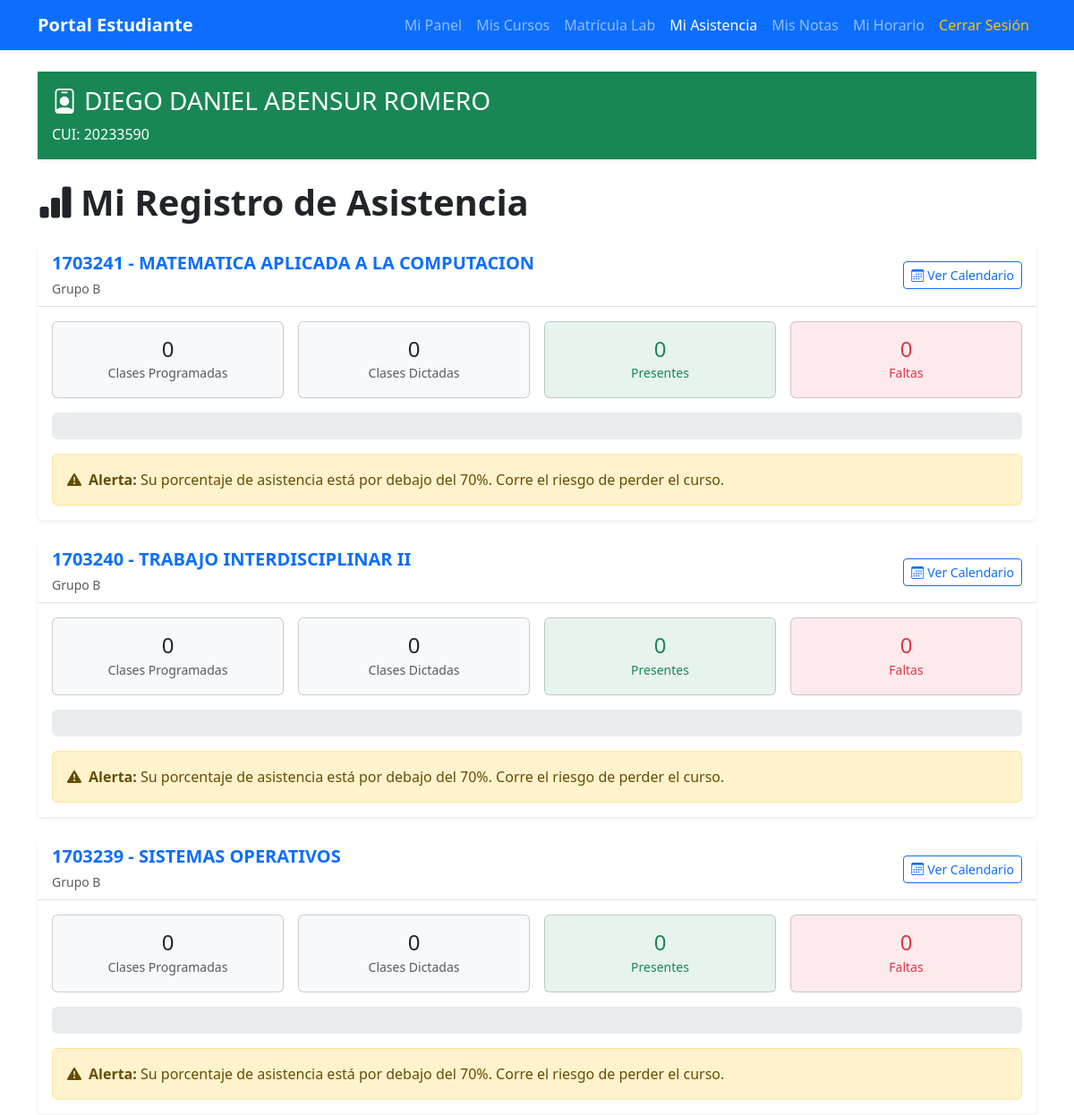
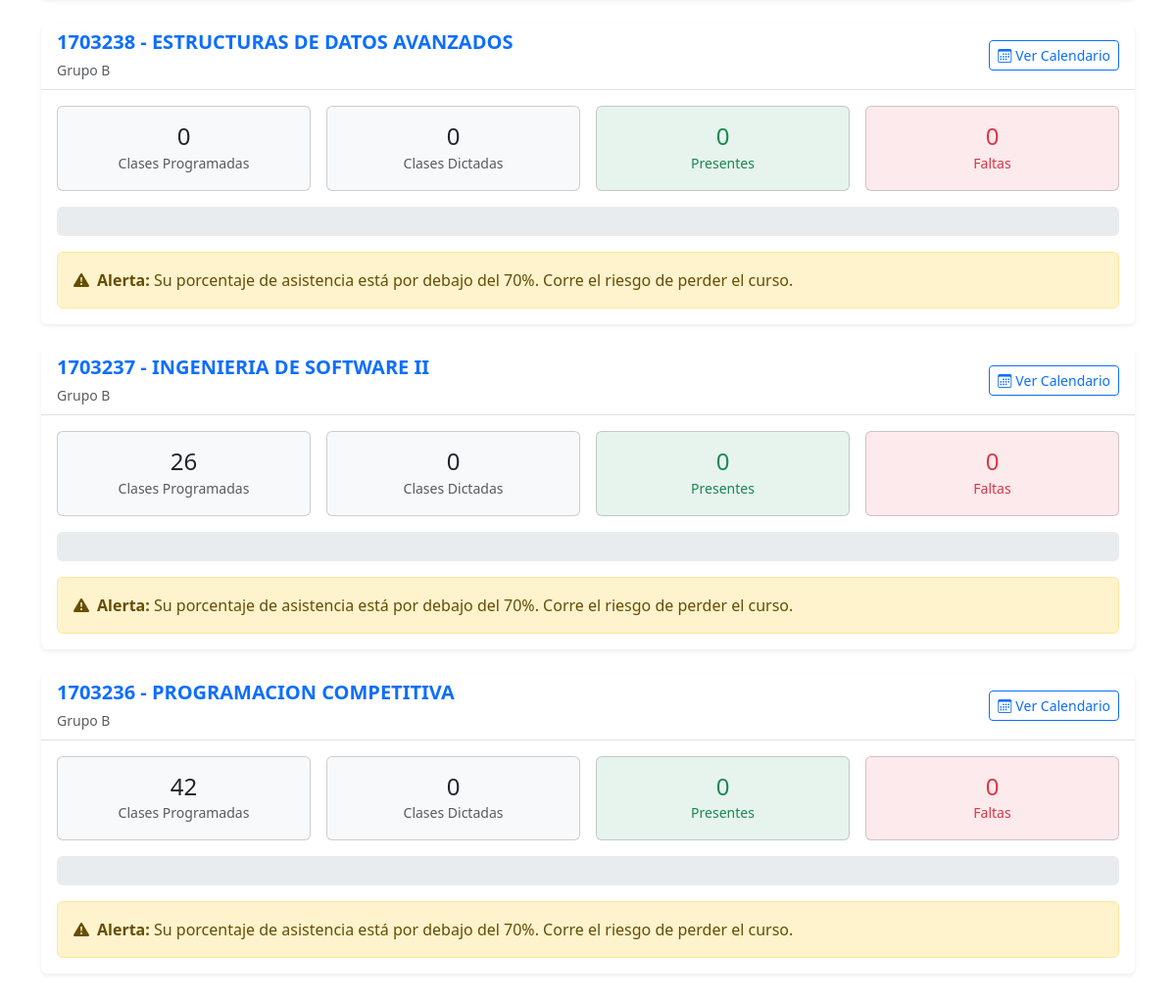
Page /asistencia/estudiante/mis-asistencias/ (signed in) on the committed database (2 pictures, top to bottom).
### app/models/usuario/models.py (models this page shows, shortened)
class Usuario(AbstractBaseUser, PermissionsMixin):
    codigo = models.CharField(max_length=20, unique=True, primary_key=True)
    nombres = models.CharField(max_length=100)
    apellidos = models.CharField(max_length=100)
    email = models.EmailField(unique=True, validators=[EmailValidator()])
    telefono = models.CharField(max_length=20, blank=True, null=True)
    dni = models.CharField(
        max_length=8,
        unique=True,
        validators=[RegexValidator(regex=r'^\d{8}$', message='DNI debe tener 8 dígitos')]
    )
    tipo_usuario = models.ForeignKey(
        TipoUsuario,
        on_delete=models.PROTECT,
        related_name='usuarios'
    )
    estado_cuenta = models.ForeignKey(
        EstadoCuenta,
        on_delete=models.PROTECT,
        related_name='usuarios',
        default='ACTIVO'
    )
    permisos_usuario = models.ManyToManyField(
        Permiso,
        related_name='usuarios',
        blank=True
    )
    fecha_registro = models.DateTimeField(auto_now_add=True)
    fecha_actualizacion = models.DateTimeField(auto_now=True)
    ultimo_acceso = models.DateTimeField(null=True, blank=True)
    direccion_ip_ultimo_acceso = models.GenericIPAddressField(null=True, blank=True)
    is_active = models.BooleanField(default=True)
    is_staff = models.BooleanField(default=False)
    is_superuser = models.BooleanField(default=False)
    objects = UsuarioManager()
    USERNAME_FIELD = 'email'
    REQUIRED_FIELDS = ['codigo', 'nombres', 'apellidos', 'dni']
    class Meta:
        db_table = 'usuario'
        verbose_name = 'Usuario'
        verbose_name_plural = 'Usuarios'
        ordering = ['apellidos', 'nombres']

class Estudiante(models.Model):
    usuario = models.OneToOneField(
        Usuario,
        on_delete=models.CASCADE,
        primary_key=True,
        related_name='estudiante'
    )
    escuela = models.ForeignKey(
        Escuela,
        on_delete=models.PROTECT,
        related_name='estudiantes'
    )
    codigo_estudiante = models.CharField(max_length=20, unique=True)
    fecha_ingreso = models.DateField()
    semestre_actual = models.IntegerField(default=1)
    creditos_aprobados = models.IntegerField(default=0)
    promedio_ponderado = models.DecimalField(
        max_digits=4,
        decimal_places=2,
        default=0.00
    )
    class Meta:
        db_table = 'estudiante'
        verbose_name = 'Estudiante'
        verbose_name_plural = 'Estudiantes'

### app/models/curso/models.py (models this page shows, shortened)
class Curso(models.Model):
    codigo = models.CharField(max_length=20, unique=True, primary_key=True)
    nombre = models.CharField(max_length=200)
    descripcion = models.TextField(blank=True, null=True)
    creditos = models.IntegerField(default=3)
    horas_teoria = models.IntegerField(default=2)
    horas_practica = models.IntegerField(default=2)
    horas_laboratorio = models.IntegerField(default=0)
    semestre_recomendado = models.IntegerField(default=1)
    escuela = models.ForeignKey(
        Escuela,
        on_delete=models.PROTECT,
        related_name='cursos'
    )
    prerequisitos = models.ManyToManyField(
        'self',
        symmetrical=False,
        related_name='cursos_siguientes',
        blank=True
    )
    fecha_creacion = models.DateTimeField(auto_now_add=True)
    fecha_actualizacion = models.DateTimeField(auto_now=True)
    is_active = models.BooleanField(default=True)
    tiene_grupo_b = models.BooleanField(
        default=False,
        help_text='Si el curso tiene dos grupos (A y B)'
    )
    class Meta:
        db_table = 'curso'
        verbose_name = 'Curso'
        verbose_name_plural = 'Cursos'
        ordering = ['codigo']

### app/models/asistencia/views.py (the view, shortened to what this page needs)
# urls.py: path('estudiante/mis-asistencias/', views.ver_asistencia_estudiante, name='asistencia_estudiante'),
@never_cache
@login_required
def ver_asistencia_estudiante(request):
    from app.models.horario.models import Horario
    from app.models.matricula_horario.models import MatriculaHorario
    from datetime import timedelta
    try:
        estudiante = Estudiante.objects.get(usuario=request.user)
    except Estudiante.DoesNotExist:
        messages.error(request, 'Solo los estudiantes pueden acceder a esta página.')
        return redirect('estudiante_dashboard')
    matriculas = Matricula.objects.filter(
        estudiante=estudiante,
        estado='MATRICULADO',
        periodo_academico='2025-B'
    ).select_related('curso')
    cursos_matriculados = [m.curso for m in matriculas]
    asistencias = Asistencia.objects.filter(
        estudiante=estudiante
    ).select_related('curso', 'estado').order_by('-fecha')
    cursos_asistencia = {}
    fecha_hoy = timezone.now().date()
    for matricula in matriculas:
        curso = matricula.curso
        grupo = matricula.grupo
        curso_id = curso.codigo
        horarios = Horario.objects.filter(
            curso=curso,
            grupo=grupo,
            is_active=True,
            periodo_academico='2025-B',
            tipo_clase__in=['TEORIA', 'PRACTICA']
        )
        labs_matriculados = MatriculaHorario.objects.filter(
            estudiante=estudiante,
            horario__curso=curso,
            horario__tipo_clase='LABORATORIO',
            estado='MATRICULADO',
            periodo_academico='2025-B'
        ).select_related('horario')
        horarios_labs = [mat_lab.horario for mat_lab in labs_matriculados if mat_lab.horario]
        todos_horarios = list(horarios) + horarios_labs
        horarios_agrupados = {}
        for horario in todos_horarios:
            clave = (horario.tipo_clase, horario.dia_semana, horario.grupo)
            if clave not in horarios_agrupados:
                horarios_agrupados[clave] = []
            horarios_agrupados[clave].append(horario)
        fechas_clases = []
        for (tipo_clase, dia_semana, grupo_horario), lista_horarios in horarios_agrupados.items():
            lista_horarios.sort(key=lambda h: h.hora_inicio)
            horario_principal = lista_horarios[0]
            hora_inicio = horario_principal.hora_inicio
            hora_fin = lista_horarios[-1].hora_fin  # Usar la hora fin del último bloque
            fecha_inicio_min = min(h.fecha_inicio for h in lista_horarios)
            fecha_fin_max = max(h.fecha_fin for h in lista_horarios)
            fecha_actual = fecha_inicio_min
            fecha_fin_limite = min(fecha_fin_max, fecha_hoy)
            while fecha_actual <= fecha_fin_limite:
                if fecha_actual.isoweekday() == dia_semana:
                    asistencia_fecha = Asistencia.objects.filter(
                        estudiante=estudiante,
                        curso=curso,
                        fecha=fecha_actual
                    ).first()
                    estado_color = 'secondary'  # Gris = Pendiente
                    estado_texto = 'Pendiente'
                    estado_icono = 'clock'
                    fechas_clases.append({
                        'fecha': fecha_actual,
                        'dia_semana': horario_principal.get_dia_semana_display(),
                        'hora_inicio': hora_inicio,
                        'hora_fin': hora_fin,
                        'tipo_clase': horario_principal.get_tipo_clase_display(),
                        'estado_color': estado_color,
                        'estado_texto': estado_texto,
                        'estado_icono': estado_icono,
                        'tema': asistencia_fecha.tema_clase if asistencia_fecha else None,
                        'asistencia': asistencia_fecha
                    })
                fecha_actual += timedelta(days=1)
        fechas_clases = sorted(fechas_clases, key=lambda x: x['fecha'], reverse=True)
        asistencias_curso = [a for a in asistencias if a.curso.codigo == curso_id]
        total_clases = len([f for f in fechas_clases if f['asistencia'] is not None])
        presentes = len([a for a in asistencias_curso if a.estado.codigo == 'PRESENTE'])
        faltas = len([a for a in asistencias_curso if a.estado.codigo == 'AUSENTE'])
        tardanzas = 0  # No se usa tardanza
        justificados = len([a for a in asistencias_curso if a.estado.codigo == 'JUSTIFICADO'])
        porcentaje = 0
        if total_clases > 0:
            porcentaje = round((presentes + justificados) / total_clases * 100, 1)
        cursos_asistencia[curso_id] = {
            'curso': curso,
            'grupo': grupo,
            'fechas_clases': fechas_clases,
            'total_clases': total_clases,
            'presentes': presentes,
            'faltas': faltas,
            'tardanzas': tardanzas,
            'justificados': justificados,
            'porcentaje': porcentaje,
            'total_programadas': len(fechas_clases)
        }
    context = {
        'usuario': request.user,
        'estudiante': estudiante,
        'cursos_asistencia': cursos_asistencia.values(),
        'cursos_matriculados': cursos_matriculados
    }
    return render(request, 'asistencia/ver_asistencia.html', context)

### Templates/asistencia/ver_asistencia.html (shortened to what this page needs)
<!doctype html>
<html lang="es">
<head>
    <link href="https://cdn.jsdelivr.net/npm/bootstrap@5.3.2/dist/css/bootstrap.min.css" rel="stylesheet">
    <link rel="stylesheet" href="https://cdn.jsdelivr.net/npm/bootstrap-icons@1.11.1/font/bootstrap-icons.css">
</head>
<body>
    <nav class="navbar navbar-expand-lg navbar-dark bg-primary shadow-sm">
        <div class="container">
            <a class="navbar-brand fw-bold" href="{% url 'estudiante_dashboard' %}">Portal Estudiante</a>
            <div class="collapse navbar-collapse">
                <ul class="navbar-nav ms-auto">
                    <li class="nav-item"><a class="nav-link" href="{% url 'estudiante_dashboard' %}">Mi Panel</a></li>
                    <li class="nav-item"><a class="nav-link" href="{% url 'estudiante_cursos' %}">Mis Cursos</a></li>
                    <li class="nav-item"><a class="nav-link" href="{% url 'estudiante_matricula_lab' %}">Matrícula Lab</a></li>
                    <li class="nav-item"><a class="nav-link active" href="{% url 'asistencia_estudiante' %}">Mi Asistencia</a></li>
                    <li class="nav-item"><a class="nav-link" href="{% url 'mis_notas' %}">Mis Notas</a></li>
                    <li class="nav-item"><a class="nav-link" href="{% url 'estudiante_horario' %}">Mi Horario</a></li>
                    <li class="nav-item"><a class="nav-link text-warning" href="{% url 'logout' %}">Cerrar Sesión</a></li>
                </ul>
            </div>
        </div>
    </nav>
    <main class="container mt-4 mb-5">
        <div class="card shadow-sm border-0 mb-4">
            <div class="card-body bg-success text-white">
                <h3 class="mb-2"><i class="bi bi-person-badge me-2"></i>{{ usuario.nombres }} {{ usuario.apellidos }}</h3>
                <p class="mb-0">CUI: {{ estudiante.usuario.codigo }}</p>
            </div>
        </div>
        <h1 class="fw-bold mb-4"><i class="bi bi-bar-chart-fill me-2"></i>Mi Registro de Asistencia</h1>
        {% if cursos_asistencia %}
            {% for curso_data in cursos_asistencia %}
            <div class="card shadow-sm border-0 mb-4">
                <div class="card-header bg-white border-bottom">
                    <div class="d-flex justify-content-between align-items-center flex-wrap">
                        <div>
                            <h5 class="mb-1 text-primary fw-bold">{{ curso_data.curso.codigo }} - {{ curso_data.curso.nombre }}</h5>
                            <small class="text-muted">Grupo {{ curso_data.grupo }}</small>
                        </div>
                        <button class="btn btn-sm btn-outline-primary" data-bs-toggle="modal" data-bs-target="#modal-{{ curso_data.curso.codigo }}">
                            <i class="bi bi-calendar3 me-1"></i>Ver Calendario
                        </button>
                    </div>
                </div>
                <div class="card-body">
                    <div class="row g-3 mb-3">
                        <div class="col-6 col-md-3">
                            <div class="card bg-light">
                                <div class="card-body text-center">
                                    <h4 class="mb-0">{{ curso_data.total_programadas }}</h4>
                                    <small class="text-muted">Clases Programadas</small>
                                </div>
                            </div>
                        </div>
                        <div class="col-6 col-md-3">
                            <div class="card bg-light">
                                <div class="card-body text-center">
                                    <h4 class="mb-0">{{ curso_data.total_clases }}</h4>
                                    <small class="text-muted">Clases Dictadas</small>
                                </div>
                            </div>
                        </div>
                        <div class="col-6 col-md-3">
                            <div class="card bg-success bg-opacity-10">
                                <div class="card-body text-center">
                                    <h4 class="mb-0 text-success">{{ curso_data.presentes }}</h4>
                                    <small class="text-success">Presentes</small>
                                </div>
                            </div>
                        </div>
                        <div class="col-6 col-md-3">
                            <div class="card bg-danger bg-opacity-10">
                                <div class="card-body text-center">
                                    <h4 class="mb-0 text-danger">{{ curso_data.faltas }}</h4>
                                    <small class="text-danger">Faltas</small>
                                </div>
                            </div>
                        </div>
                    </div>
                    <div class="progress" style="height: 30px;">
                    </div>
                    {% if curso_data.porcentaje < 70 %}
                    <div class="alert alert-warning d-flex align-items-center mt-3 mb-0" role="alert">
                        <i class="bi bi-exclamation-triangle-fill me-2"></i>
                        <div><strong>Alerta:</strong> Su porcentaje de asistencia está por debajo del 70%. Corre el riesgo de perder el curso.</div>
                    </div>
                    {% endif %}
                </div>
            </div>
            {% endfor %}
        {% else %}
            <div class="alert alert-info">
                <i class="bi bi-info-circle me-2"></i>
                No tienes registro de asistencia aún.
            </div>
        {% endif %}
    </main>
</body>
</html>

### rows in the picture
Usuario: nombres "DIEGO DANIEL", apellidos "ABENSUR ROMERO"
Estudiante: usuario.codigo "20233590"
Curso: curso.codigo "1703241", curso.nombre "MATEMATICA APLICADA A LA COMPUTACION", grupo "B", total_programadas "0", total_clases "0", presentes "0", faltas "0"
Curso: curso.codigo "1703240", curso.nombre "TRABAJO INTERDISCIPLINAR II", grupo "B", total_programadas "0", total_clases "0", presentes "0", faltas "0"
Curso: curso.codigo "1703239", curso.nombre "SISTEMAS OPERATIVOS", grupo "B", total_programadas "0", total_clases "0", presentes "0", faltas "0"
Curso: curso.codigo "1703238", curso.nombre "ESTRUCTURAS DE DATOS AVANZADOS", grupo "B", total_programadas "0", total_clases "0", presentes "0", faltas "0"
Curso: curso.codigo "1703237", curso.nombre "INGENIERIA DE SOFTWARE II", grupo "B", total_programadas "26", total_clases "0", presentes "0", faltas "0"
Curso: curso.codigo "1703236", curso.nombre "PROGRAMACION COMPETITIVA", grupo "B", total_programadas "42", total_clases "0", presentes "0", faltas "0"
